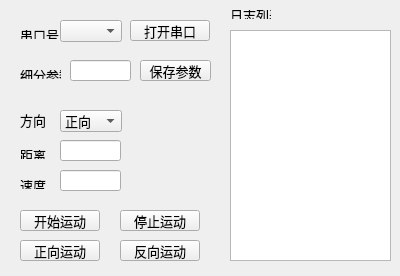
<?xml version="1.0" encoding="UTF-8"?>
<ui version="4.0">
 <class>RotateControl</class>
 <widget class="QWidget" name="RotateControl">
  <property name="geometry">
   <rect>
    <x>0</x>
    <y>0</y>
    <width>400</width>
    <height>276</height>
   </rect>
  </property>
  <property name="windowTitle">
   <string>转台控制</string>
  </property>
  <widget class="QLabel" name="label">
   <property name="geometry">
    <rect>
     <x>20</x>
     <y>30</y>
     <width>41</width>
     <height>9</height>
    </rect>
   </property>
   <property name="font">
    <font>
     <family>微软雅黑</family>
     <pointsize>10</pointsize>
    </font>
   </property>
   <property name="text">
    <string>串口号</string>
   </property>
  </widget>
  <widget class="QLabel" name="label_4">
   <property name="geometry">
    <rect>
     <x>20</x>
     <y>110</y>
     <width>41</width>
     <height>20</height>
    </rect>
   </property>
   <property name="font">
    <font>
     <family>微软雅黑</family>
     <pointsize>10</pointsize>
    </font>
   </property>
   <property name="text">
    <string>方向</string>
   </property>
  </widget>
  <widget class="QLabel" name="label_2">
   <property name="geometry">
    <rect>
     <x>230</x>
     <y>10</y>
     <width>41</width>
     <height>9</height>
    </rect>
   </property>
   <property name="font">
    <font>
     <family>微软雅黑</family>
     <pointsize>10</pointsize>
    </font>
   </property>
   <property name="text">
    <string>日志列表</string>
   </property>
  </widget>
  <widget class="QPushButton" name="pushButton_2">
   <property name="geometry">
    <rect>
     <x>20</x>
     <y>210</y>
     <width>80</width>
     <height>21</height>
    </rect>
   </property>
   <property name="font">
    <font>
     <family>微软雅黑</family>
     <pointsize>10</pointsize>
    </font>
   </property>
   <property name="text">
    <string>开始运动</string>
   </property>
  </widget>
  <widget class="QListView" name="listView">
   <property name="geometry">
    <rect>
     <x>230</x>
     <y>30</y>
     <width>161</width>
     <height>231</height>
    </rect>
   </property>
  </widget>
  <widget class="QPushButton" name="pushButton_4">
   <property name="geometry">
    <rect>
     <x>20</x>
     <y>240</y>
     <width>80</width>
     <height>21</height>
    </rect>
   </property>
   <property name="font">
    <font>
     <family>微软雅黑</family>
     <pointsize>10</pointsize>
    </font>
   </property>
   <property name="text">
    <string>正向运动</string>
   </property>
  </widget>
  <widget class="QLineEdit" name="lineEdit">
   <property name="geometry">
    <rect>
     <x>60</x>
     <y>140</y>
     <width>61</width>
     <height>21</height>
    </rect>
   </property>
   <property name="font">
    <font>
     <family>微软雅黑</family>
     <pointsize>10</pointsize>
    </font>
   </property>
  </widget>
  <widget class="QPushButton" name="pushButton">
   <property name="geometry">
    <rect>
     <x>130</x>
     <y>20</y>
     <width>80</width>
     <height>21</height>
    </rect>
   </property>
   <property name="font">
    <font>
     <family>微软雅黑</family>
     <pointsize>10</pointsize>
    </font>
   </property>
   <property name="text">
    <string>打开串口</string>
   </property>
  </widget>
  <widget class="QComboBox" name="comboBox">
   <property name="geometry">
    <rect>
     <x>60</x>
     <y>20</y>
     <width>62</width>
     <height>22</height>
    </rect>
   </property>
   <property name="font">
    <font>
     <family>微软雅黑</family>
     <pointsize>10</pointsize>
    </font>
   </property>
  </widget>
  <widget class="QPushButton" name="pushButton_5">
   <property name="geometry">
    <rect>
     <x>120</x>
     <y>240</y>
     <width>80</width>
     <height>21</height>
    </rect>
   </property>
   <property name="font">
    <font>
     <family>微软雅黑</family>
     <pointsize>10</pointsize>
    </font>
   </property>
   <property name="text">
    <string>反向运动</string>
   </property>
  </widget>
  <widget class="QLabel" name="label_5">
   <property name="geometry">
    <rect>
     <x>20</x>
     <y>70</y>
     <width>41</width>
     <height>9</height>
    </rect>
   </property>
   <property name="font">
    <font>
     <family>微软雅黑</family>
     <pointsize>10</pointsize>
    </font>
   </property>
   <property name="text">
    <string>细分参数</string>
   </property>
  </widget>
  <widget class="QLabel" name="label_3">
   <property name="geometry">
    <rect>
     <x>20</x>
     <y>150</y>
     <width>41</width>
     <height>9</height>
    </rect>
   </property>
   <property name="font">
    <font>
     <family>微软雅黑</family>
     <pointsize>10</pointsize>
    </font>
   </property>
   <property name="text">
    <string>距离</string>
   </property>
  </widget>
  <widget class="QPushButton" name="pushButton_6">
   <property name="geometry">
    <rect>
     <x>140</x>
     <y>60</y>
     <width>71</width>
     <height>21</height>
    </rect>
   </property>
   <property name="font">
    <font>
     <family>微软雅黑</family>
     <pointsize>10</pointsize>
    </font>
   </property>
   <property name="text">
    <string>保存参数</string>
   </property>
  </widget>
  <widget class="QComboBox" name="comboBox_2">
   <property name="geometry">
    <rect>
     <x>60</x>
     <y>110</y>
     <width>62</width>
     <height>22</height>
    </rect>
   </property>
   <property name="font">
    <font>
     <family>微软雅黑</family>
     <pointsize>10</pointsize>
    </font>
   </property>
   <item>
    <property name="text">
     <string>正向</string>
    </property>
   </item>
   <item>
    <property name="text">
     <string>反向</string>
    </property>
   </item>
  </widget>
  <widget class="QPushButton" name="pushButton_3">
   <property name="geometry">
    <rect>
     <x>120</x>
     <y>210</y>
     <width>80</width>
     <height>21</height>
    </rect>
   </property>
   <property name="font">
    <font>
     <family>微软雅黑</family>
     <pointsize>10</pointsize>
    </font>
   </property>
   <property name="text">
    <string>停止运动</string>
   </property>
  </widget>
  <widget class="QLineEdit" name="lineEdit_2">
   <property name="geometry">
    <rect>
     <x>70</x>
     <y>60</y>
     <width>61</width>
     <height>21</height>
    </rect>
   </property>
   <property name="font">
    <font>
     <family>微软雅黑</family>
     <pointsize>10</pointsize>
    </font>
   </property>
  </widget>
  <widget class="QLabel" name="label_6">
   <property name="geometry">
    <rect>
     <x>20</x>
     <y>180</y>
     <width>41</width>
     <height>9</height>
    </rect>
   </property>
   <property name="font">
    <font>
     <family>微软雅黑</family>
     <pointsize>10</pointsize>
    </font>
   </property>
   <property name="text">
    <string>速度</string>
   </property>
  </widget>
  <widget class="QLineEdit" name="lineEdit_3">
   <property name="geometry">
    <rect>
     <x>60</x>
     <y>170</y>
     <width>61</width>
     <height>21</height>
    </rect>
   </property>
   <property name="font">
    <font>
     <family>微软雅黑</family>
     <pointsize>10</pointsize>
    </font>
   </property>
  </widget>
 </widget>
 <resources/>
 <connections/>
</ui>
